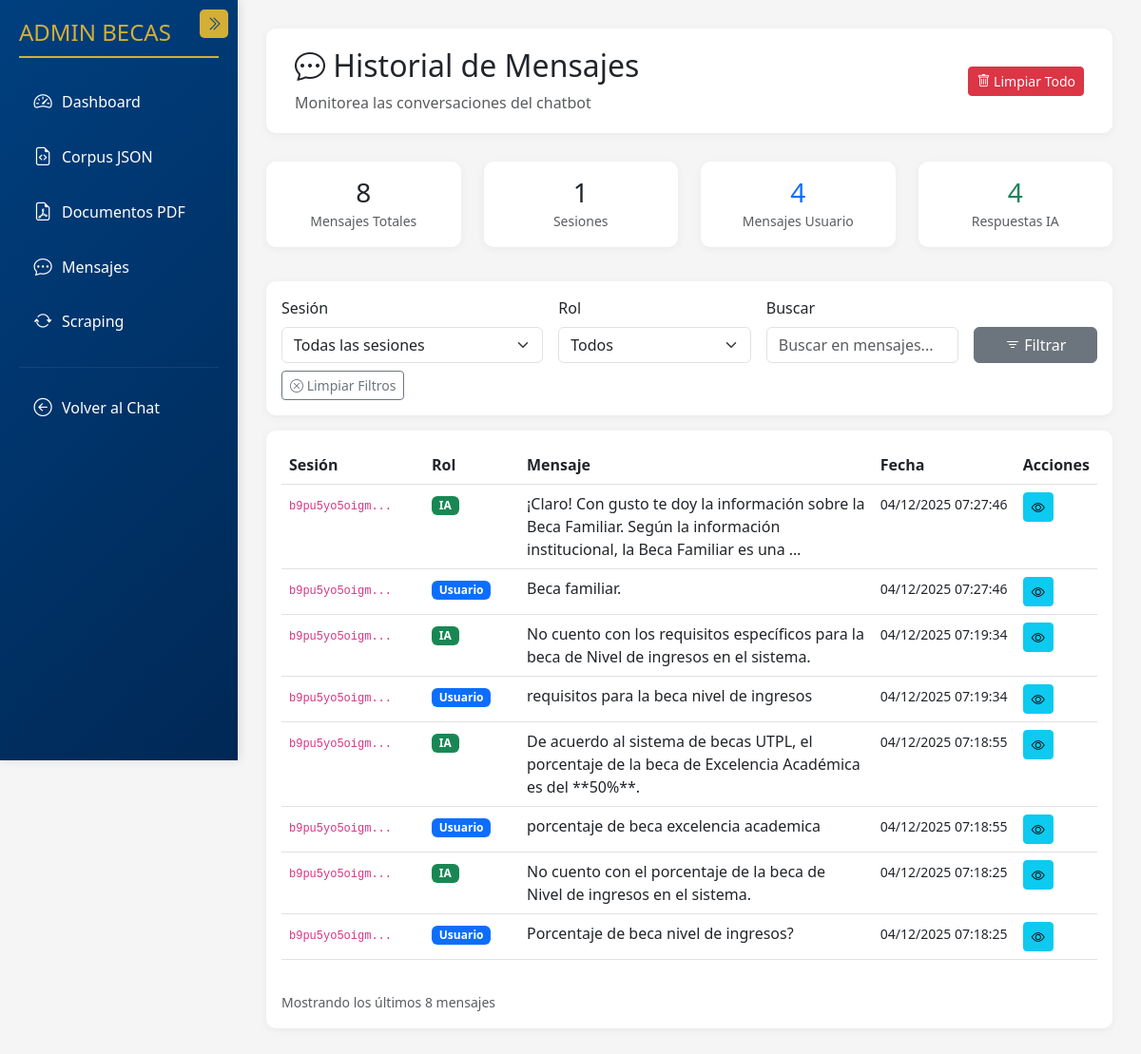
Screenshot of /admin-panel/messages/ with the database file from the repository.
### myapp/models.py (models this page shows, shortened)
class ChatMessage(models.Model):
    ROLE_CHOICES = [
        ('human', 'Usuario'),
        ('ai', 'BecaBot'),
    ]
    session_key = models.CharField(
        max_length=255,
        db_index=True,
        help_text="Identificador de sesión del usuario"
    )
    role = models.CharField(
        max_length=10,
        choices=ROLE_CHOICES,
        help_text="Rol del mensaje (humano o IA)"
    )
    content = models.TextField(
        help_text="Contenido del mensaje"
    )
    created_at = models.DateTimeField(
        default=timezone.now,
        db_index=True,
        help_text="Fecha y hora del mensaje"
    )
    class Meta:
        ordering = ['created_at']
        verbose_name = "Mensaje de Chat"
        verbose_name_plural = "Mensajes de Chat"
        indexes = [
            models.Index(fields=['session_key', 'created_at']),
        ]

### myapp/views.py (the view)
# urls.py: path('admin-panel/messages/', views.admin_messages, name='admin_messages'),
def admin_messages(request):
    from myapp.models import ChatMessage
    from django.db.models import Count
    session_key = request.GET.get('session', '')
    role = request.GET.get('role', '')
    search = request.GET.get('search', '')
    messages_list = ChatMessage.objects.all().order_by('-created_at')
    if session_key:
        messages_list = messages_list.filter(session_key=session_key)
    if role:
        messages_list = messages_list.filter(role=role)
    if search:
        messages_list = messages_list.filter(content__icontains=search)
    messages_list = messages_list[:100]
    sessions = ChatMessage.objects.values('session_key').annotate(
        message_count=Count('id')
    ).order_by('-message_count')[:20]
    stats = {
        'total_messages': ChatMessage.objects.count(),
        'total_sessions': ChatMessage.objects.values('session_key').distinct().count(),
        'human_messages': ChatMessage.objects.filter(role='human').count(),
        'ai_messages': ChatMessage.objects.filter(role='ai').count(),
    }
    context = {
        'messages_list': messages_list,
        'sessions': sessions,
        'stats': stats,
        'filters': {
            'session': session_key,
            'role': role,
            'search': search,
        },
        'section': 'messages',
    }
    return render_partial_or_base(request, 'admin_messages', context)

### myapp/views.py (called while the page is built)
def is_ajax(request):
    return request.headers.get("x-requested-with") == "XMLHttpRequest" or \
           request.headers.get("X-Requested-With") == "XMLHttpRequest"

def render_partial_or_base(request, partial_name, context=None, base_template='admin_base.html'):
    if context is None:
        context = {}
    if is_ajax(request):
        return render(request, f"partials/{partial_name}.html", context)
    else:
        from django.template.loader import render_to_string
        partial_html = render_to_string(f"partials/{partial_name}.html", context, request=request)
        context['initial_content'] = partial_html
        return render(request, base_template, context)

### myapp/templates/partials/admin_messages.html (shortened to what this page needs)
<div data-page="messages">
<div class="header">
    <div class="d-flex justify-content-between align-items-center">
        <div>
            <h2><i class="bi bi-chat-dots"></i> Historial de Mensajes</h2>
            <p class="text-muted mb-0">Monitorea las conversaciones del chatbot</p>
        </div>
        <div>
            <button class="btn btn-danger btn-sm" data-bs-toggle="modal" data-bs-target="#clearMessagesModal">
                <i class="bi bi-trash"></i> Limpiar Todo
            </button>
        </div>
    </div>
</div>
<div class="row mb-3">
    <div class="col-md-3">
        <div class="card text-center">
            <div class="card-body">
                <h3 class="mb-0">{{ stats.total_messages }}</h3>
                <small class="text-muted">Mensajes Totales</small>
            </div>
        </div>
    </div>
    <div class="col-md-3">
        <div class="card text-center">
            <div class="card-body">
                <h3 class="mb-0">{{ stats.total_sessions }}</h3>
                <small class="text-muted">Sesiones</small>
            </div>
        </div>
    </div>
    <div class="col-md-3">
        <div class="card text-center">
            <div class="card-body">
                <h3 class="mb-0 text-primary">{{ stats.human_messages }}</h3>
                <small class="text-muted">Mensajes Usuario</small>
            </div>
        </div>
    </div>
    <div class="col-md-3">
        <div class="card text-center">
            <div class="card-body">
                <h3 class="mb-0 text-success">{{ stats.ai_messages }}</h3>
                <small class="text-muted">Respuestas IA</small>
            </div>
        </div>
    </div>
</div>
<div class="card mb-3">
    <div class="card-body">
        <form method="get" class="row g-3">
            <div class="col-md-4">
                <label class="form-label">Sesión</label>
                <select name="session" class="form-select">
                    <option value="">Todas las sesiones</option>
                </select>
            </div>
            <div class="col-md-3">
                <label class="form-label">Rol</label>
                <select name="role" class="form-select">
                    <option value="">Todos</option>
                </select>
            </div>
            <div class="col-md-3">
                <label class="form-label">Buscar</label>
                <input type="text" name="search" class="form-control" placeholder="Buscar en mensajes..." value="{{ filters.search }}">
            </div>
            <div class="col-md-2">
                <label class="form-label">&nbsp;</label>
                <div class="d-grid">
                    <button type="submit" class="btn btn-secondary">
                        <i class="bi bi-filter"></i> Filtrar
                    </button>
                </div>
            </div>
        </form>
        <div class="mt-2">
            <a href="{% url 'admin_messages' %}" class="btn btn-sm btn-outline-secondary">
                <i class="bi bi-x-circle"></i> Limpiar Filtros
            </a>
        </div>
    </div>
</div>
<div class="card">
    <div class="card-body">
        {% if messages_list %}
        <div class="table-responsive">
            <table class="table table-hover">
                <thead>
                    <tr>
                        <th style="width: 150px;">Sesión</th>
                        <th style="width: 100px;">Rol</th>
                        <th>Mensaje</th>
                        <th style="width: 150px;">Fecha</th>
                        <th style="width: 80px;">Acciones</th>
                    </tr>
                </thead>
                <tbody>
                    {% for message in messages_list %}
                    <tr>
                        <td>
                            <code style="font-size: 0.75rem;">{{ message.session_key|slice:":12" }}...</code>
                        </td>
                        <td>
                            {% if message.role == 'human' %}
                                <span class="badge bg-primary">Usuario</span>
                            {% elif message.role == 'ai' %}
                                <span class="badge bg-success">IA</span>
                            {% else %}
                                <span class="badge bg-secondary">{{ message.role }}</span>
                            {% endif %}
                        </td>
                        <td>
                            <div style="max-width: 500px; overflow: hidden; text-overflow: ellipsis;">
                                {{ message.content|truncatewords:20 }}
                            </div>
                        </td>
                        <td>
                            <small>{{ message.created_at|date:"d/m/Y H:i:s" }}</small>
                        </td>
                        <td>
                            <button type="button" class="btn btn-sm btn-info btn-view-message"
                                    data-message-id="{{ message.id }}"
                                    data-message-content="{{ message.content|escapejs }}"
                                    data-message-role="{{ message.role }}"
                                    data-message-session="{{ message.session_key }}"
                                    data-message-date="{{ message.created_at|date:'d/m/Y H:i:s' }}"
                                    title="Ver completo">
                                <i class="bi bi-eye"></i>
                            </button>
                        </td>
                    </tr>
                    {% endfor %}
                </tbody>
            </table>
        </div>
        <div class="mt-3">
            <small class="text-muted">
                Mostrando los últimos {{ messages_list|length }} mensajes
            </small>
        </div>
        {% else %}
        <div class="text-center py-5">
            <i class="bi bi-chat-dots" style="font-size: 4rem; color: #ccc;"></i>
            <p class="text-muted mt-3">No hay mensajes registrados.</p>
        </div>
        {% endif %}
    </div>
</div>
</div>

### myapp/templates/admin_base.html (shortened to what this page needs)
{% load static %}
<!DOCTYPE html>
<html lang="es">
<head>
    <link rel="stylesheet" href="https://cdn.jsdelivr.net/npm/bootstrap@5.3.0/dist/css/bootstrap.min.css">
    <link rel="stylesheet" href="https://cdn.jsdelivr.net/npm/bootstrap-icons@1.10.0/font/bootstrap-icons.css">
    <link rel="stylesheet" href="{% static 'css/admin.css' %}">
</head>
<body>
    <div class="sidebar" id="sidebar">
        <button class="sidebar-toggle" id="sidebar-toggle">
            <i class="bi bi-chevron-double-right"></i>
        </button>
        <h4>ADMIN BECAS</h4>
        <nav class="nav flex-column" id="sidebar-nav">
            <a class="nav-link nav-ajax" href="{% url 'admin_panel' %}" data-link>
                <i class="bi bi-speedometer2"></i>
                <span class="nav-text">Dashboard</span>
            </a>
            <a class="nav-link nav-ajax" href="{% url 'admin_corpus' %}" data-link>
                <i class="bi bi-file-earmark-code"></i>
                <span class="nav-text">Corpus JSON</span>
            </a>
            <a class="nav-link nav-ajax" href="{% url 'admin_pdf' %}" data-link>
                <i class="bi bi-file-earmark-pdf"></i>
                <span class="nav-text">Documentos PDF</span>
            </a>
            <a class="nav-link nav-ajax" href="{% url 'admin_messages' %}" data-link>
                <i class="bi bi-chat-dots"></i>
                <span class="nav-text">Mensajes</span>
            </a>
            <a class="nav-link nav-ajax" href="{% url 'admin_scraping' %}" data-link>
                <i class="bi bi-arrow-repeat"></i>
                <span class="nav-text">Scraping</span>
            </a>
            <hr style="border-color: rgba(255,255,255,0.3);">
            <a class="nav-link" href="{% url 'home' %}">
                <i class="bi bi-arrow-left-circle"></i>
                <span class="nav-text">Volver al Chat</span>
            </a>
        </nav>
    </div>
    <div class="main-content">
        <div id="dynamic-content" class="content-fade">
            {% block content %}
                {% if initial_content %}
                    {{ initial_content|safe }}
                {% endif %}
            {% endblock %}
        </div>
    </div>
</body>
</html>

### myapp/static/css/admin.css (style rules this page uses)
:root { --utpl-blue: #003f7f; --utpl-gold: #d4af37; --sidebar-width: 250px; --sidebar-collapsed-width: 70px; }
body { font-family: 'Segoe UI', Tahoma, Geneva, Verdana, sans-serif; background-color: #f5f5f5; }
.sidebar { position: fixed; top: 0; left: 0; height: 100vh; width: var(--sidebar-width); background: linear-gradient(135deg, var(--utpl-blue) 0%, #002855 100%); color: white; padding: 20px; overflow-y: auto; overflow-x: hidden; box-shadow: 2px 0 10px rgba(0,0,0,0.1); z-index: 1000; transition: width 0.3s ease; }
.sidebar h4 { color: var(--utpl-gold); border-bottom: 2px solid var(--utpl-gold); padding-bottom: 10px; margin-bottom: 20px; white-space: nowrap; overflow: hidden; transition: opacity 0.3s; }
.sidebar-toggle { position: absolute; top: 10px; right: 10px; background: var(--utpl-gold); color: var(--utpl-blue); border: none; width: 30px; height: 30px; border-radius: 5px; cursor: pointer; display: flex; align-items: center; justify-content: center; transition: all 0.3s; z-index: 1001; flex-shrink: 0; }
.sidebar .nav-link { color: white; padding: 12px 15px; margin-bottom: 5px; border-radius: 8px; transition: all 0.3s; cursor: pointer; text-decoration: none; display: flex; align-items: center; gap: 10px; }
.sidebar .nav-link i { min-width: 20px; text-align: center; font-size: 1.2rem; }
.sidebar .nav-link .nav-text { white-space: nowrap; overflow: hidden; transition: opacity 0.3s, width 0.3s; }
.main-content { margin-left: var(--sidebar-width); padding: 30px; min-height: 100vh; transition: margin-left 0.3s ease; }
.header { background: white; padding: 20px 30px; border-radius: 10px; margin-bottom: 30px; box-shadow: 0 2px 10px rgba(0,0,0,0.05); }
.card { border: none; border-radius: 10px; box-shadow: 0 2px 10px rgba(0,0,0,0.05); margin-bottom: 20px; transition: transform 0.2s; }
.content-fade { animation: fadeIn 0.3s; }

### rows the page displays
ChatMessage: session_key "b9pu5yo5oigm", role "IA", content "¡Claro! Con gusto te doy la información sobre la Beca Familiar. Según la información institucional, la Beca Familiar es una …", created_at "04/12/2025 07:27:46"
ChatMessage: session_key "b9pu5yo5oigm", role "Usuario", content "Beca familiar.", created_at "04/12/2025 07:27:46"
ChatMessage: session_key "b9pu5yo5oigm", role "IA", content "No cuento con los requisitos específicos para la beca de Nivel de ingresos en el sistema.", created_at "04/12/2025 07:19:34"
ChatMessage: session_key "b9pu5yo5oigm", role "Usuario", content "requisitos para la beca nivel de ingresos", created_at "04/12/2025 07:19:34"
ChatMessage: session_key "b9pu5yo5oigm", role "IA", content "De acuerdo al sistema de becas UTPL, el porcentaje de la beca de Excelencia Académica es del **50%**.", created_at "04/12/2025 07:18:55"
ChatMessage: session_key "b9pu5yo5oigm", role "Usuario", content "porcentaje de beca excelencia academica", created_at "04/12/2025 07:18:55"
ChatMessage: session_key "b9pu5yo5oigm", role "IA", content "No cuento con el porcentaje de la beca de Nivel de ingresos en el sistema.", created_at "04/12/2025 07:18:25"
ChatMessage: session_key "b9pu5yo5oigm", role "Usuario", content "Porcentaje de beca nivel de ingresos?", created_at "04/12/2025 07:18:25"

### other values shown
{{ stats.total_messages }} "8"
{{ stats.total_sessions }} "1"
{{ stats.human_messages }} "4"
{{ stats.ai_messages }} "4"
{{ messages_list|length }} "8"
